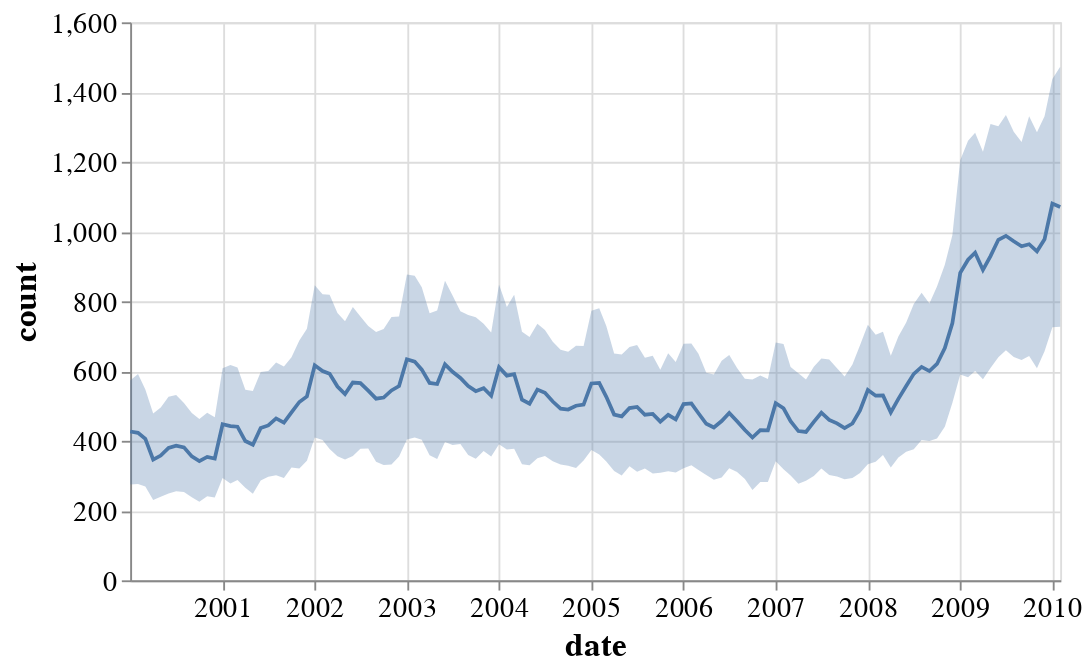

Notebook code for this chart:
### Markdown cell above
## エラーバンドの表示
ばらつきの大きさは``.mark_errorband()``で表示可能です。``.mark_errorbar()``と同様にでエラーバーの計算方法は ``extent``で指定しましょう。引数はデフォルトでstderr（標準誤差）です。他にはstderv（標準偏差）、ci（95%信頼区間）、iqr（四分位範囲）がとれます。

以下のエラーバーは産業別失業者数の95%信頼区間を表示しています。

### Code cell
line = (
    alt.Chart(df)
    .mark_line()
    .encode(
        x="date:T",
        y="mean(count):Q"
    )
)

band = (
    alt.Chart(df)
    .mark_errorband(extent="ci")
    .encode(
        x="date:T",
        y="count:Q"
    )
)

band + line

### Figure 1 — Vega-Lite specification as saved in the notebook (floating-point values rounded to 4 significant figures; data arrays with more than 128 entries replaced by an {"elided": "..."} marker saying what was removed)
{"config": {"axis": {"ticks": true, "grid": true, "labelFont": "Yu Gothic UI", "labelFontSize": 15, "labelAngle": 0, "titleFont": "Yu Gothic UI", "titleFontSize": 18}, "legend": {"labelFont": "Yu Gothic UI", "labelFontSize": 15, "labelAngle": 0, "titleFont": "Yu Gothic UI", "titleFontSize": 18, "titleAngle": 0}, "header": {"labelFont": "Yu Gothic UI", "labelFontSize": 20, "labelAngle": 0, "titleFont": "Yu Gothic UI", "titleFontSize": 25, "titleAngle": 0}, "mark": {"font": "Yu Gothic UI"}, "title": {"font": "Yu Gothic UI", "subtitleFont": "Yu Gothic UI"}, "view": {"width": 500, "height": 300}, "background": "white"}, "layer": [{"mark": {"type": "errorband", "extent": "ci"}, "encoding": {"x": {"field": "date", "type": "temporal"}, "y": {"field": "count", "type": "quantitative"}}}, {"mark": "line", "encoding": {"x": {"field": "date", "type": "temporal"}, "y": {"aggregate": "mean", "field": "count", "type": "quantitative"}}}], "data": {"name": "data-c25bb961289d2202c0959d9fcb4178b9"}, "$schema": "https://vega.github.io/schema/vega-lite/v4.17.0.json", "datasets": {"data-c25bb961289d2202c0959d9fcb4178b9": {"elided": "1708 records"}}}
